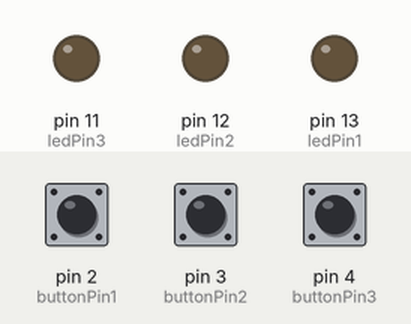
Simulated run of this sketch. Board: Arduino Uno, built with avr-gcc and run on an emulated ATmega328P. Shown: output pins drawn as LEDs (lit = HIGH). Dashed ring = blinking. Inputs (shaded band) come from the test bench; at power-on: pin 2 (buttonPin1) LOW, pin 3 (buttonPin2) LOW, pin 4 (buttonPin3) LOW. What the sketch prints to the serial monitor is not drawn.

Above: at 1.2 s.
1.3 s: pin 2 (buttonPin1) pulled HIGH for 1 s
At 2.3 s:
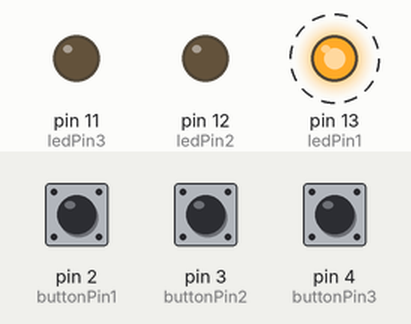
3.9 s: pin 3 (buttonPin2) pulled HIGH for 3.2 s
At 4.0 s:
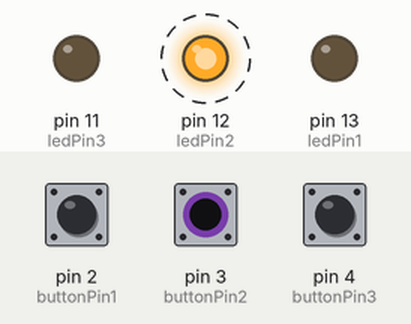
8.6 s: pin 4 (buttonPin3) pulled HIGH for 0.15 s
At 8.7 s:
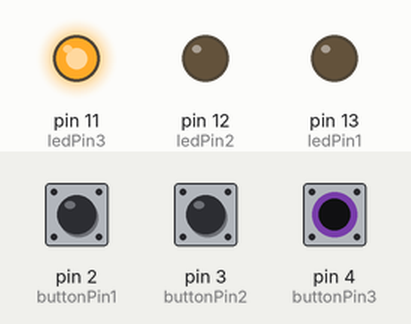
10.3 s: pin 4 (buttonPin3) pulled HIGH for 3.2 s
At 13.8 s:
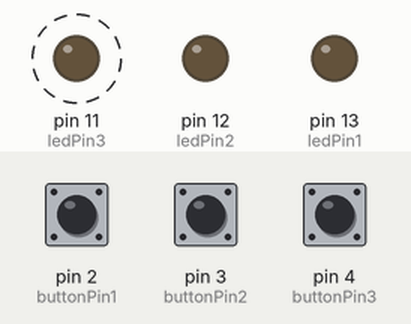
15.0 s: pin 2 (buttonPin1) pulled HIGH for 3.2 s
At 18.6 s:
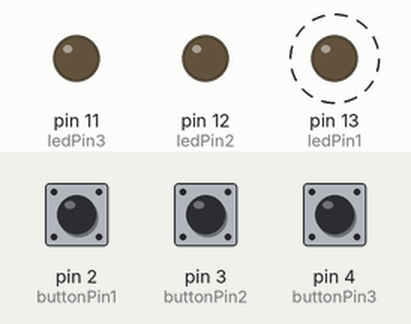
Timing chart, 0 to 20.1 s (numbered marks = the images above; inputs shaded):
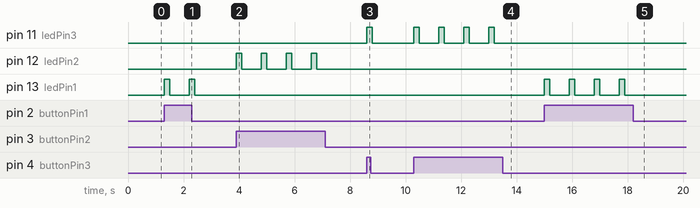

The sketch:

example08_week4.ino
```cpp
int  buttonPin1 = 2;
int  buttonPin2 = 3;
int  buttonPin3 = 4;

int ledPin1 = 13;
int ledPin2 = 12;
int ledPin3 = 11;

int count1 = 0;
int count2 = 0;
int count3 = 0;

void setup() {
  Serial.begin(9600);

  pinMode(buttonPin1, INPUT);
  pinMode(ledPin1, OUTPUT);

  pinMode(buttonPin2, INPUT);
  pinMode(ledPin2, OUTPUT);


  pinMode(buttonPin3, INPUT);
  pinMode(ledPin3, OUTPUT);
}

void loop() {
  if (digitalRead(buttonPin1) == HIGH)
  {
    count1++;
    digitalWrite(ledPin1, HIGH);
    delay(200);
    digitalWrite(ledPin1, LOW);
    delay(200);
    print();
  }

  else if (digitalRead(buttonPin2) == HIGH)
  {
    count2++;
    digitalWrite(ledPin2, HIGH);
    delay(200);
    digitalWrite(ledPin2, LOW);
    delay(200);
    print();
  }

  else if (digitalRead(buttonPin3) == HIGH)
  {
    count3++;
    digitalWrite(ledPin3, HIGH);
    delay(200);
    digitalWrite(ledPin3, LOW);
    delay(200);
    print();
  }
}

void print(){
  Serial.print("A = \n");
  Serial.print(count1);

  Serial.print("B = \n");
  Serial.print(count2);

  Serial.print("C = \n");
  Serial.print(count3);

  delay(500);
}
```

Measured:
- after the input at 1.3 s, pin 13 (ledPin1): alternates HIGH for 0.20 s and LOW for 0.70 s, 4 changes in all, then stays LOW, starting at once
- after the input at 3.9 s, pin 12 (ledPin2): alternates HIGH for 0.20 s and LOW for 0.70 s, 8 changes in all, then stays LOW, starting at once
- after the input at 8.6 s, pin 11 (ledPin3): LOW → HIGH at once, → LOW 0.20 s later
- after the input at 10.3 s, pin 11 (ledPin3): alternates HIGH for 0.20 s and LOW for 0.70 s, 8 changes in all, then stays LOW, starting at once
- after the input at 15.0 s, pin 13 (ledPin1): alternates HIGH for 0.20 s and LOW for 0.70 s, 8 changes in all, then stays LOW, starting at once
